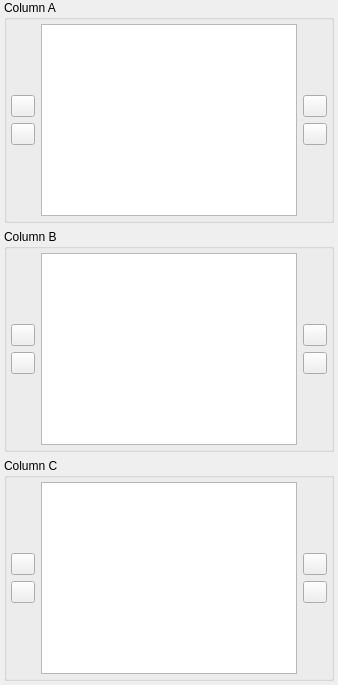
         <widget class="QWidget" name="newQSODetailPage">
          <layout class="QVBoxLayout" name="verticalLayout_20">
           <property name="leftMargin">
            <number>4</number>
           </property>
           <property name="topMargin">
            <number>0</number>
           </property>
           <property name="rightMargin">
            <number>4</number>
           </property>
           <property name="bottomMargin">
            <number>4</number>
           </property>
           <item>
            <widget class="QGroupBox" name="detailColAGroupBox">
             <property name="title">
              <string>Column A</string>
             </property>
             <layout class="QHBoxLayout" name="horizontalLayout_6">
              <property name="leftMargin">
               <number>4</number>
              </property>
              <property name="topMargin">
               <number>4</number>
              </property>
              <property name="rightMargin">
               <number>4</number>
              </property>
              <property name="bottomMargin">
               <number>4</number>
              </property>
              <item>
               <layout class="QVBoxLayout" name="verticalLayout_14">
                <item>
                 <spacer name="verticalSpacer_23">
                  <property name="orientation">
                   <enum>Qt::Vertical</enum>
                  </property>
                  <property name="sizeHint" stdset="0">
                   <size>
                    <width>20</width>
                    <height>40</height>
                   </size>
                  </property>
                 </spacer>
                </item>
                <item>
                 <widget class="QPushButton" name="moveToDetailColAButton">
                  <property name="sizePolicy">
                   <sizepolicy hsizetype="Maximum" vsizetype="Fixed">
                    <horstretch>0</horstretch>
                    <verstretch>0</verstretch>
                   </sizepolicy>
                  </property>
                  <property name="maximumSize">
                   <size>
                    <width>24</width>
                    <height>24</height>
                   </size>
                  </property>
                  <property name="toolTip">
                   <string>Move selected fields from the Available Fields List to the Row A</string>
                  </property>
                  <property name="text">
                   <string notr="true"/>
                  </property>
                  <property name="icon">
                   <iconset resource="../res/icons/icons.qrc">
                    <normaloff>:/icons/baseline-play_arrow-24px.svg</normaloff>:/icons/baseline-play_arrow-24px.svg</iconset>
                  </property>
                 </widget>
                </item>
                <item>
                 <widget class="QPushButton" name="removeFromDetailColAButton">
                  <property name="sizePolicy">
                   <sizepolicy hsizetype="Maximum" vsizetype="Fixed">
                    <horstretch>0</horstretch>
                    <verstretch>0</verstretch>
                   </sizepolicy>
                  </property>
                  <property name="maximumSize">
                   <size>
                    <width>24</width>
                    <height>24</height>
                   </size>
                  </property>
                  <property name="toolTip">
                   <string>Remove selected field from the Row A</string>
                  </property>
                  <property name="text">
                   <string notr="true"/>
                  </property>
                  <property name="icon">
                   <iconset resource="../res/icons/icons.qrc">
                    <normaloff>:/icons/baseline-play_back-24px.svg</normaloff>:/icons/baseline-play_back-24px.svg</iconset>
                  </property>
                 </widget>
                </item>
                <item>
                 <spacer name="verticalSpacer_24">
                  <property name="orientation">
                   <enum>Qt::Vertical</enum>
                  </property>
                  <property name="sizeHint" stdset="0">
                   <size>
                    <width>20</width>
                    <height>40</height>
                   </size>
                  </property>
                 </spacer>
                </item>
               </layout>
              </item>
              <item>
               <widget class="QListView" name="detailColAFieldsListView">
                <property name="toolTip">
                 <string>List of fields in the first QSO Detail Column</string>
                </property>
                <property name="editTriggers">
                 <set>QAbstractItemView::NoEditTriggers</set>
                </property>
                <property name="showDropIndicator" stdset="0">
                 <bool>false</bool>
                </property>
                <property name="verticalScrollMode">
                 <enum>QAbstractItemView::ScrollPerPixel</enum>
                </property>
                <property name="horizontalScrollMode">
                 <enum>QAbstractItemView::ScrollPerPixel</enum>
                </property>
               </widget>
              </item>
              <item>
               <layout class="QVBoxLayout" name="verticalLayout_15">
                <item>
                 <spacer name="verticalSpacer_25">
                  <property name="orientation">
                   <enum>Qt::Vertical</enum>
                  </property>
                  <property name="sizeHint" stdset="0">
                   <size>
                    <width>20</width>
                    <height>40</height>
                   </size>
                  </property>
                 </spacer>
                </item>
                <item>
                 <widget class="QPushButton" name="detailColAUpButton">
                  <property name="sizePolicy">
                   <sizepolicy hsizetype="Maximum" vsizetype="Fixed">
                    <horstretch>0</horstretch>
                    <verstretch>0</verstretch>
                   </sizepolicy>
                  </property>
                  <property name="maximumSize">
                   <size>
                    <width>24</width>
                    <height>24</height>
                   </size>
                  </property>
                  <property name="toolTip">
                   <string>Change the order. Move selected field up</string>
                  </property>
                  <property name="text">
                   <string notr="true"/>
                  </property>
                  <property name="icon">
                   <iconset resource="../res/icons/icons.qrc">
                    <normaloff>:/icons/baseline-play_up-24px.svg</normaloff>:/icons/baseline-play_up-24px.svg</iconset>
                  </property>
                 </widget>
                </item>
                <item>
                 <widget class="QPushButton" name="detailColADownButton">
                  <property name="sizePolicy">
                   <sizepolicy hsizetype="Maximum" vsizetype="Fixed">
                    <horstretch>0</horstretch>
                    <verstretch>0</verstretch>
                   </sizepolicy>
                  </property>
                  <property name="maximumSize">
                   <size>
                    <width>24</width>
                    <height>24</height>
                   </size>
                  </property>
                  <property name="toolTip">
                   <string>Change the order. Move selected field down</string>
                  </property>
                  <property name="text">
                   <string notr="true"/>
                  </property>
                  <property name="icon">
                   <iconset resource="../res/icons/icons.qrc">
                    <normaloff>:/icons/baseline-play_down-24px.svg</normaloff>:/icons/baseline-play_down-24px.svg</iconset>
                  </property>
                 </widget>
                </item>
                <item>
                 <spacer name="verticalSpacer_26">
                  <property name="orientation">
                   <enum>Qt::Vertical</enum>
                  </property>
                  <property name="sizeHint" stdset="0">
                   <size>
                    <width>20</width>
                    <height>40</height>
                   </size>
                  </property>
                 </spacer>
                </item>
               </layout>
              </item>
             </layout>
            </widget>
           </item>
           <item>
            <widget class="QGroupBox" name="detailColBGroupBox">
             <property name="title">
              <string>Column B</string>
             </property>
             <layout class="QHBoxLayout" name="horizontalLayout_7">
              <property name="leftMargin">
               <number>4</number>
              </property>
              <property name="topMargin">
               <number>4</number>
              </property>
              <property name="rightMargin">
               <number>4</number>
              </property>
              <property name="bottomMargin">
               <number>4</number>
              </property>
              <item>
               <layout class="QVBoxLayout" name="verticalLayout_16">
                <item>
                 <spacer name="verticalSpacer_27">
                  <property name="orientation">
                   <enum>Qt::Vertical</enum>
                  </property>
                  <property name="sizeHint" stdset="0">
                   <size>
                    <width>20</width>
                    <height>40</height>
                   </size>
                  </property>
                 </spacer>
                </item>
                <item>
                 <widget class="QPushButton" name="moveToDetailColBButton">
                  <property name="sizePolicy">
                   <sizepolicy hsizetype="Maximum" vsizetype="Fixed">
                    <horstretch>0</horstretch>
                    <verstretch>0</verstretch>
                   </sizepolicy>
                  </property>
                  <property name="maximumSize">
                   <size>
                    <width>24</width>
                    <height>24</height>
                   </size>
                  </property>
                  <property name="toolTip">
                   <string>Move selected fields from the Available Fields List to the Row A</string>
                  </property>
                  <property name="text">
                   <string notr="true"/>
                  </property>
                  <property name="icon">
                   <iconset resource="../res/icons/icons.qrc">
                    <normaloff>:/icons/baseline-play_arrow-24px.svg</normaloff>:/icons/baseline-play_arrow-24px.svg</iconset>
                  </property>
                 </widget>
                </item>
                <item>
                 <widget class="QPushButton" name="removeFromDetailColBButton">
                  <property name="sizePolicy">
                   <sizepolicy hsizetype="Maximum" vsizetype="Fixed">
                    <horstretch>0</horstretch>
                    <verstretch>0</verstretch>
                   </sizepolicy>
                  </property>
                  <property name="maximumSize">
                   <size>
                    <width>24</width>
                    <height>24</height>
                   </size>
                  </property>
                  <property name="toolTip">
                   <string>Remove selected field from the Row A</string>
                  </property>
                  <property name="text">
                   <string notr="true"/>
                  </property>
                  <property name="icon">
                   <iconset resource="../res/icons/icons.qrc">
                    <normaloff>:/icons/baseline-play_back-24px.svg</normaloff>:/icons/baseline-play_back-24px.svg</iconset>
                  </property>
                 </widget>
                </item>
                <item>
                 <spacer name="verticalSpacer_28">
                  <property name="orientation">
                   <enum>Qt::Vertical</enum>
                  </property>
                  <property name="sizeHint" stdset="0">
                   <size>
                    <width>20</width>
                    <height>40</height>
                   </size>
                  </property>
                 </spacer>
                </item>
               </layout>
              </item>
              <item>
               <widget class="QListView" name="detailColBFieldsListView">
                <property name="toolTip">
                 <string>List of fields in the second QSO Detail Column</string>
                </property>
                <property name="editTriggers">
                 <set>QAbstractItemView::NoEditTriggers</set>
                </property>
                <property name="showDropIndicator" stdset="0">
                 <bool>false</bool>
                </property>
                <property name="verticalScrollMode">
                 <enum>QAbstractItemView::ScrollPerPixel</enum>
                </property>
                <property name="horizontalScrollMode">
                 <enum>QAbstractItemView::ScrollPerPixel</enum>
                </property>
               </widget>
              </item>
              <item>
               <layout class="QVBoxLayout" name="verticalLayout_17">
                <item>
                 <spacer name="verticalSpacer_29">
                  <property name="orientation">
                   <enum>Qt::Vertical</enum>
                  </property>
                  <property name="sizeHint" stdset="0">
                   <size>
                    <width>20</width>
                    <height>40</height>
                   </size>
                  </property>
                 </spacer>
                </item>
                <item>
                 <widget class="QPushButton" name="detailColBUpButton">
                  <property name="sizePolicy">
                   <sizepolicy hsizetype="Maximum" vsizetype="Fixed">
                    <horstretch>0</horstretch>
                    <verstretch>0</verstretch>
                   </sizepolicy>
                  </property>
                  <property name="maximumSize">
                   <size>
                    <width>24</width>
                    <height>24</height>
                   </size>
                  </property>
                  <property name="toolTip">
                   <string>Change the order. Move selected field up</string>
                  </property>
                  <property name="text">
                   <string notr="true"/>
                  </property>
                  <property name="icon">
                   <iconset resource="../res/icons/icons.qrc">
                    <normaloff>:/icons/baseline-play_up-24px.svg</normaloff>:/icons/baseline-play_up-24px.svg</iconset>
                  </property>
                 </widget>
                </item>
                <item>
                 <widget class="QPushButton" name="detailColBDownButton">
                  <property name="sizePolicy">
                   <sizepolicy hsizetype="Maximum" vsizetype="Fixed">
                    <horstretch>0</horstretch>
                    <verstretch>0</verstretch>
                   </sizepolicy>
                  </property>
                  <property name="maximumSize">
                   <size>
                    <width>24</width>
                    <height>24</height>
                   </size>
                  </property>
                  <property name="toolTip">
                   <string>Change the order. Move selected field down</string>
                  </property>
                  <property name="text">
                   <string notr="true"/>
                  </property>
                  <property name="icon">
                   <iconset resource="../res/icons/icons.qrc">
                    <normaloff>:/icons/baseline-play_down-24px.svg</normaloff>:/icons/baseline-play_down-24px.svg</iconset>
                  </property>
                 </widget>
                </item>
                <item>
                 <spacer name="verticalSpacer_30">
                  <property name="orientation">
                   <enum>Qt::Vertical</enum>
                  </property>
                  <property name="sizeHint" stdset="0">
                   <size>
                    <width>20</width>
                    <height>40</height>
                   </size>
                  </property>
                 </spacer>
                </item>
               </layout>
              </item>
             </layout>
            </widget>
           </item>
           <item>
            <widget class="QGroupBox" name="detailColCGroupBox">
             <property name="title">
              <string>Column C</string>
             </property>
             <layout class="QHBoxLayout" name="horizontalLayout_8">
              <property name="leftMargin">
               <number>4</number>
              </property>
              <property name="topMargin">
               <number>4</number>
              </property>
              <property name="rightMargin">
               <number>4</number>
              </property>
              <property name="bottomMargin">
               <number>4</number>
              </property>
              <item>
               <layout class="QVBoxLayout" name="verticalLayout_18">
                <item>
                 <spacer name="verticalSpacer_31">
                  <property name="orientation">
                   <enum>Qt::Vertical</enum>
                  </property>
                  <property name="sizeHint" stdset="0">
                   <size>
                    <width>20</width>
                    <height>40</height>
                   </size>
                  </property>
                 </spacer>
                </item>
                <item>
                 <widget class="QPushButton" name="moveToDetailColCButton">
                  <property name="sizePolicy">
                   <sizepolicy hsizetype="Maximum" vsizetype="Fixed">
                    <horstretch>0</horstretch>
                    <verstretch>0</verstretch>
                   </sizepolicy>
                  </property>
                  <property name="maximumSize">
                   <size>
                    <width>24</width>
                    <height>24</height>
                   </size>
                  </property>
                  <property name="toolTip">
                   <string>Move selected fields from the Available Fields List to the Row A</string>
                  </property>
                  <property name="text">
                   <string notr="true"/>
                  </property>
                  <property name="icon">
                   <iconset resource="../res/icons/icons.qrc">
                    <normaloff>:/icons/baseline-play_arrow-24px.svg</normaloff>:/icons/baseline-play_arrow-24px.svg</iconset>
                  </property>
                 </widget>
                </item>
                <item>
                 <widget class="QPushButton" name="removeFromDetailColCButton">
                  <property name="sizePolicy">
                   <sizepolicy hsizetype="Maximum" vsizetype="Fixed">
                    <horstretch>0</horstretch>
                    <verstretch>0</verstretch>
                   </sizepolicy>
                  </property>
                  <property name="maximumSize">
                   <size>
                    <width>24</width>
                    <height>24</height>
                   </size>
                  </property>
                  <property name="toolTip">
                   <string>Remove selected field from the Row A</string>
                  </property>
                  <property name="text">
                   <string notr="true"/>
                  </property>
                  <property name="icon">
                   <iconset resource="../res/icons/icons.qrc">
                    <normaloff>:/icons/baseline-play_back-24px.svg</normaloff>:/icons/baseline-play_back-24px.svg</iconset>
                  </property>
                 </widget>
                </item>
                <item>
                 <spacer name="verticalSpacer_32">
                  <property name="orientation">
                   <enum>Qt::Vertical</enum>
                  </property>
                  <property name="sizeHint" stdset="0">
                   <size>
                    <width>20</width>
                    <height>40</height>
                   </size>
                  </property>
                 </spacer>
                </item>
               </layout>
              </item>
              <item>
               <widget class="QListView" name="detailColCFieldsListView">
                <property name="toolTip">
                 <string>List of fields in the third QSO Detail Column</string>
                </property>
                <property name="editTriggers">
                 <set>QAbstractItemView::NoEditTriggers</set>
                </property>
                <property name="showDropIndicator" stdset="0">
                 <bool>false</bool>
                </property>
                <property name="verticalScrollMode">
                 <enum>QAbstractItemView::ScrollPerPixel</enum>
                </property>
                <property name="horizontalScrollMode">
                 <enum>QAbstractItemView::ScrollPerPixel</enum>
                </property>
               </widget>
              </item>
              <item>
               <layout class="QVBoxLayout" name="verticalLayout_19">
                <item>
                 <spacer name="verticalSpacer_33">
                  <property name="orientation">
                   <enum>Qt::Vertical</enum>
                  </property>
                  <property name="sizeHint" stdset="0">
                   <size>
                    <width>20</width>
                    <height>40</height>
                   </size>
                  </property>
                 </spacer>
                </item>
                <item>
                 <widget class="QPushButton" name="detailColCUpButton">
                  <property name="sizePolicy">
                   <sizepolicy hsizetype="Maximum" vsizetype="Fixed">
                    <horstretch>0</horstretch>
                    <verstretch>0</verstretch>
                   </sizepolicy>
                  </property>
                  <property name="maximumSize">
                   <size>
                    <width>24</width>
                    <height>24</height>
                   </size>
                  </property>
                  <property name="toolTip">
                   <string>Change the order. Move selected field up</string>
                  </property>
                  <property name="text">
                   <string notr="true"/>
                  </property>
                  <property name="icon">
                   <iconset resource="../res/icons/icons.qrc">
                    <normaloff>:/icons/baseline-play_up-24px.svg</normaloff>:/icons/baseline-play_up-24px.svg</iconset>
                  </property>
                 </widget>
                </item>
                <item>
                 <widget class="QPushButton" name="detailColCDownButton">
                  <property name="sizePolicy">
                   <sizepolicy hsizetype="Maximum" vsizetype="Fixed">
                    <horstretch>0</horstretch>
                    <verstretch>0</verstretch>
                   </sizepolicy>
                  </property>
                  <property name="maximumSize">
                   <size>
                    <width>24</width>
                    <height>24</height>
                   </size>
                  </property>
                  <property name="toolTip">
                   <string>Change the order. Move selected field down</string>
                  </property>
                  <property name="text">
                   <string notr="true"/>
                  </property>
                  <property name="icon">
                   <iconset resource="../res/icons/icons.qrc">
                    <normaloff>:/icons/baseline-play_down-24px.svg</normaloff>:/icons/baseline-play_down-24px.svg</iconset>
                  </property>
                 </widget>
                </item>
                <item>
                 <spacer name="verticalSpacer_34">
                  <property name="orientation">
                   <enum>Qt::Vertical</enum>
                  </property>
                  <property name="sizeHint" stdset="0">
                   <size>
                    <width>20</width>
                    <height>40</height>
                   </size>
                  </property>
                 </spacer>
                </item>
               </layout>
              </item>
             </layout>
            </widget>
           </item>
          </layout>
         </widget>
